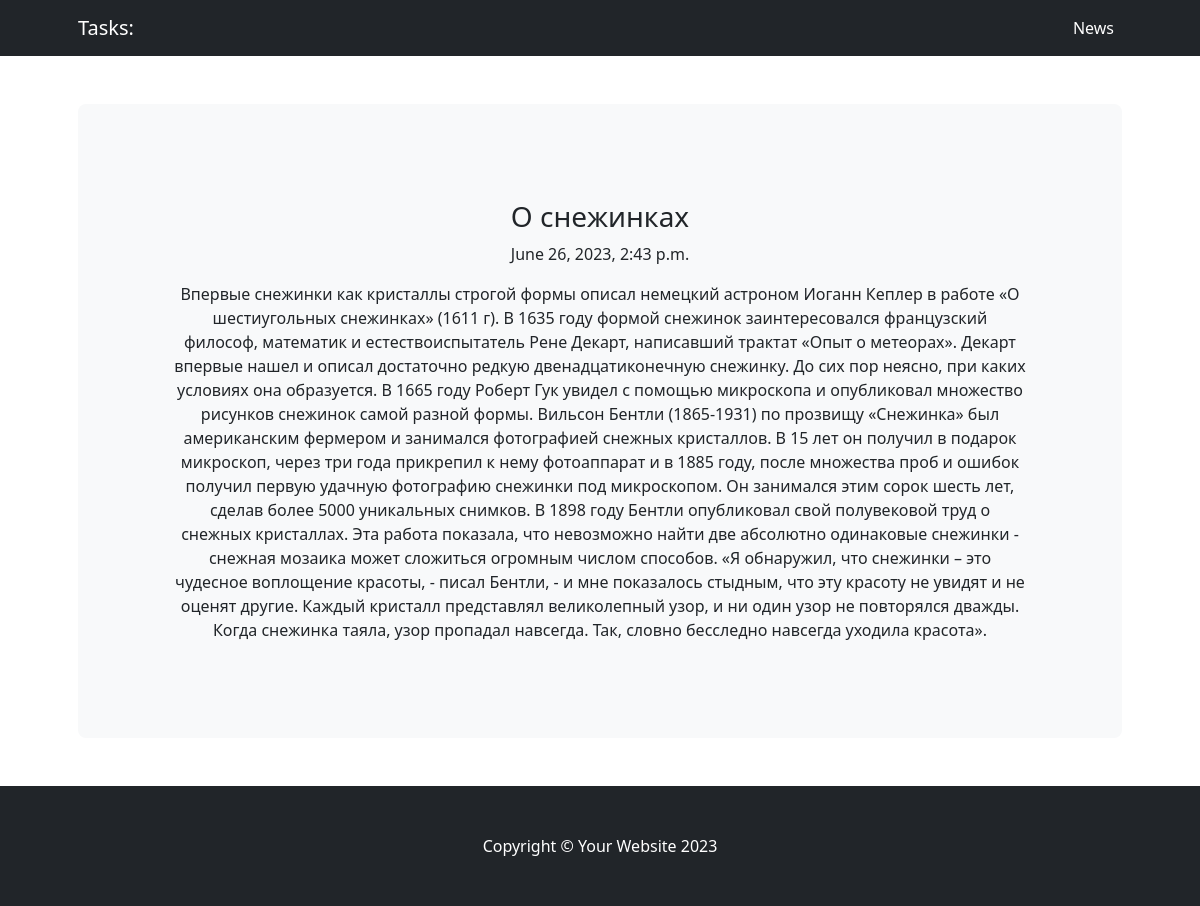
The page /news/1/ on the database its author committed.
### news/models.py (models this page shows, shortened)
class Post(models.Model):
    NEWS = 'NW'
    ARTICLE = 'AR'
    TYPE_CHOICES = (
        (NEWS, 'Новость'),
        (ARTICLE, 'Статья')
    )
    type = models.CharField(max_length = 2, choices = TYPE_CHOICES, default = ARTICLE)
    timePost = models.DateTimeField(auto_now_add=True)
    title = models.CharField(max_length = 255)
    textPost = models.TextField()
    ratingPost = models.IntegerField(default=0)
    author = models.ForeignKey(Author, on_delete=models.CASCADE)
    category = models.ManyToManyField(Category, through='PostCategory')

### news/views.py (the view)
# urls.py: path('<int:pk>/', Post.as_view()),
class Post(DetailView):
    model = Post
    template_name = 'post.html'
    context_object_name = 'post'

### news/templatetags/custom_filters.py (called while the page is built)
@register.filter (name = 'censor')
def censor(value):
    censor_text = value
    for word in bad_word:
        if word in value:
            censor_text = value.replace(word, '***')
        return censor_text

### templates/post.html (shortened to what this page needs)
{% extends 'flatpages/default.html' %}
{% load custom_filters %}
{% block content %}
<h3>{{ post.title|censor }}</h3>
<p>{{ post.timePost }}</p>
<p>{{ post.textPost|censor }}</p>
{% endblock content %}

### rows shown on the page
Post: title|censor "О снежинках", timePost "June 26, 2023, 2:43 p.m.", textPost|censor "Впервые снежинки как кристаллы строгой формы описал немецкий астроном Иоганн Кеплер в работе «О шестиугольных снежинках» (1611 г). В 1635 году формой снежинок заинтересовался французский философ, математик и естествоиспытатель Рене Декарт, написавший трактат «Опыт о метеорах». Декарт впервые нашел и описал достаточно редкую двенадцатиконечную снежинку. До сих пор неясно, при каких условиях она образуется. В 1665 году Роберт Гук увидел с помощью микроскопа и опубликовал множество рисунков снежинок самой разной формы. Вильсон Бентли (1865-1931) по прозвищу «Снежинка» был американским фермером и занимался фотографией снежных кристаллов. В 15 лет он получил в подарок микроскоп, через три года…"
